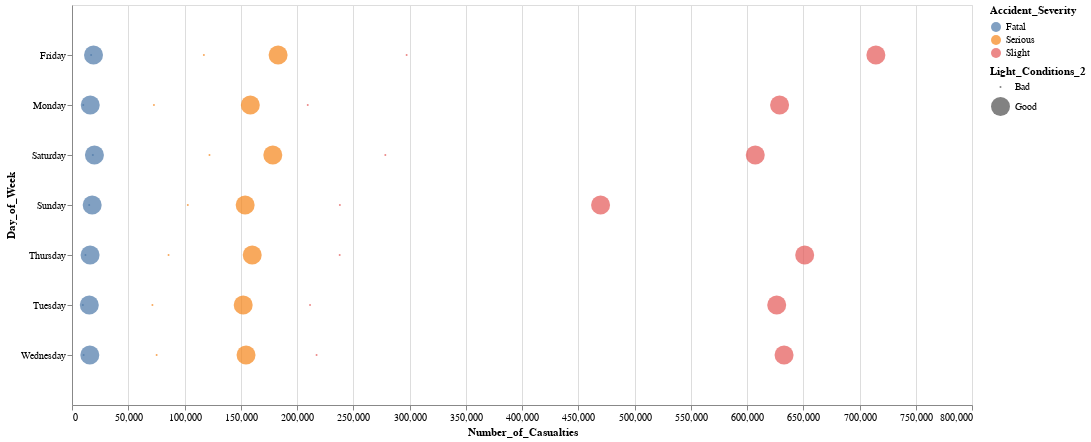

This figure's notebook cell:
### Code cell
accidents.head()

import altair as alt
from vega_datasets import data
days = ['Sunday', 'Monday', 'Tuesday','Wednesday', 'Thursday', 'Friday', 'Saturday']
df5['Day_of_Week'] = pd.Categorical(df5['Day_of_Week'], categories=days, ordered=True)
#df5.sort_values(by='Day_of_Week',ascending=True,inplace=True)




source = df5

alt.Chart(source).mark_circle().encode(
    alt.X('Number_of_Casualties',scale=alt.Scale(zero=False)),
    alt.Y('Day_of_Week',scale=alt.Scale(zero=False, padding=1)),
    color='Accident_Severity',
    size='Light_Conditions_2'
).properties(
    width=900,
    height=400).interactive()
#por mas que lo intento no me ordena por weekday

### Figure 1 — Vega-Lite specification as saved in the notebook (floating-point values rounded to 4 significant figures)
{"config": {"view": {"continuousWidth": 400, "continuousHeight": 300}}, "data": {"name": "data-3351872195b01edb1437ee68e15ee9a9"}, "mark": "circle", "encoding": {"color": {"type": "nominal", "field": "Accident_Severity"}, "size": {"type": "nominal", "field": "Light_Conditions_2"}, "x": {"type": "quantitative", "field": "Number_of_Casualties", "scale": {"zero": false}}, "y": {"type": "nominal", "field": "Day_of_Week", "scale": {"padding": 1, "zero": false}}}, "height": 400, "selection": {"selector001": {"type": "interval", "bind": "scales", "encodings": ["x", "y"]}}, "width": 900, "$schema": "https://vega.github.io/schema/vega-lite/v4.8.1.json", "datasets": {"data-3351872195b01edb1437ee68e15ee9a9": [{"Day_of_Week": "Sunday", "Accident_Severity": "Serious", "Light_Conditions_2": "Bad", "Number_of_Casualties": 102944}, {"Day_of_Week": "Sunday", "Accident_Severity": "Fatal", "Light_Conditions_2": "Good", "Number_of_Casualties": 17934}, {"Day_of_Week": "Sunday", "Accident_Severity": "Fatal", "Light_Conditions_2": "Bad", "Number_of_Casualties": 15250}, {"Day_of_Week": "Sunday", "Accident_Severity": "Slight", "Light_Conditions_2": "Good", "Number_of_Casualties": 469840}, {"Day_of_Week": "Sunday", "Accident_Severity": "Slight", "Light_Conditions_2": "Bad", "Number_of_Casualties": 238113}, {"Day_of_Week": "Sunday", "Accident_Severity": "Serious", "Light_Conditions_2": "Good", "Number_of_Casualties": 153923}, {"Day_of_Week": "Monday", "Accident_Severity": "Fatal", "Light_Conditions_2": "Bad", "Number_of_Casualties": 10030}, {"Day_of_Week": "Monday", "Accident_Severity": "Fatal", "Light_Conditions_2": "Good", "Number_of_Casualties": 16208}, {"Day_of_Week": "Monday", "Accident_Severity": "Serious", "Light_Conditions_2": "Bad", "Number_of_Casualties": 72816}, {"Day_of_Week": "Monday", "Accident_Severity": "Serious", "Light_Conditions_2": "Good", "Number_of_Casualties": 158503}, {"Day_of_Week": "Monday", "Accident_Severity": "Slight", "Light_Conditions_2": "Good", "Number_of_Casualties": 628972}, {"Day_of_Week": "Monday", "Accident_Severity": "Slight", "Light_Conditions_2": "Bad", "Number_of_Casualties": 209579}, {"Day_of_Week": "Tuesday", "Accident_Severity": "Slight", "Light_Conditions_2": "Bad", "Number_of_Casualties": 211584}, {"Day_of_Week": "Tuesday", "Accident_Severity": "Serious", "Light_Conditions_2": "Good", "Number_of_Casualties": 152174}, {"Day_of_Week": "Tuesday", "Accident_Severity": "Serious", "Light_Conditions_2": "Bad", "Number_of_Casualties": 71475}, {"Day_of_Week": "Tuesday", "Accident_Severity": "Fatal", "Light_Conditions_2": "Good", "Number_of_Casualties": 15377}, {"Day_of_Week": "Tuesday", "Accident_Severity": "Fatal", "Light_Conditions_2": "Bad", "Number_of_Casualties": 9660}, {"Day_of_Week": "Tuesday", "Accident_Severity": "Slight", "Light_Conditions_2": "Good", "Number_of_Casualties": 626414}, {"Day_of_Week": "Wednesday", "Accident_Severity": "Fatal", "Light_Conditions_2": "Bad", "Number_of_Casualties": 10352}, {"Day_of_Week": "Wednesday", "Accident_Severity": "Fatal", "Light_Conditions_2": "Good", "Number_of_Casualties": 15835}, {"Day_of_Week": "Wednesday", "Accident_Severity": "Serious", "Light_Conditions_2": "Bad", "Number_of_Casualties": 75208}, {"Day_of_Week": "Wednesday", "Accident_Severity": "Serious", "Light_Conditions_2": "Good", "Number_of_Casualties": 154697}, {"Day_of_Week": "Wednesday", "Accident_Severity": "Slight", "Light_Conditions_2": "Good", "Number_of_Casualties": 632933}, {"Day_of_Week": "Wednesday", "Accident_Severity": "Slight", "Light_Conditions_2": "Bad", "Number_of_Casualties": 217379}, {"Day_of_Week": "Thursday", "Accident_Severity": "Fatal", "Light_Conditions_2": "Bad", "Number_of_Casualties": 11957}, {"Day_of_Week": "Thursday", "Accident_Severity": "Fatal", "Light_Conditions_2": "Good", "Number_of_Casualties": 16078}, {"Day_of_Week": "Thursday", "Accident_Severity": "Serious", "Light_Conditions_2": "Bad", "Number_of_Casualties": 85838}, {"Day_of_Week": "Thursday", "Accident_Severity": "Serious", "Light_Conditions_2": "Good", "Number_of_Casualties": 160195}, {"Day_of_Week": "Thursday", "Accident_Severity": "Slight", "Light_Conditions_2": "Bad", "Number_of_Casualties": 237937}, {"Day_of_Week": "Thursday", "Accident_Severity": "Slight", "Light_Conditions_2": "Good", "Number_of_Casualties": 651282}, {"Day_of_Week": "Friday", "Accident_Severity": "Fatal", "Light_Conditions_2": "Bad", "Number_of_Casualties": 16997}, {"Day_of_Week": "Friday", "Accident_Severity": "Fatal", "Light_Conditions_2": "Good", "Number_of_Casualties": 19126}, {"Day_of_Week": "Friday", "Accident_Severity": "Serious", "Light_Conditions_2": "Bad", "Number_of_Casualties": 117220}, {"Day_of_Week": "Friday", "Accident_Severity": "Serious", "Light_Conditions_2": "Good", "Number_of_Casualties": 183199}, {"Day_of_Week": "Friday", "Accident_Severity": "Slight", "Light_Conditions_2": "Bad", "Number_of_Casualties": 297421}, {"Day_of_Week": "Friday", "Accident_Severity": "Slight", "Light_Conditions_2": "Good", "Number_of_Casualties": 714563}, {"Day_of_Week": "Saturday", "Accident_Severity": "Slight", "Light_Conditions_2": "Good", "Number_of_Casualties": 607349}, {"Day_of_Week": "Saturday", "Accident_Severity": "Fatal", "Light_Conditions_2": "Good", "Number_of_Casualties": 19933}, {"Day_of_Week": "Saturday", "Accident_Severity": "Serious", "Light_Conditions_2": "Good", "Number_of_Casualties": 178487}, {"Day_of_Week": "Saturday", "Accident_Severity": "Slight", "Light_Conditions_2": "Bad", "Number_of_Casualties": 278499}, {"Day_of_Week": "Saturday", "Accident_Severity": "Fatal", "Light_Conditions_2": "Bad", "Number_of_Casualties": 18558}, {"Day_of_Week": "Saturday", "Accident_Severity": "Serious", "Light_Conditions_2": "Bad", "Number_of_Casualties": 122197}]}}
